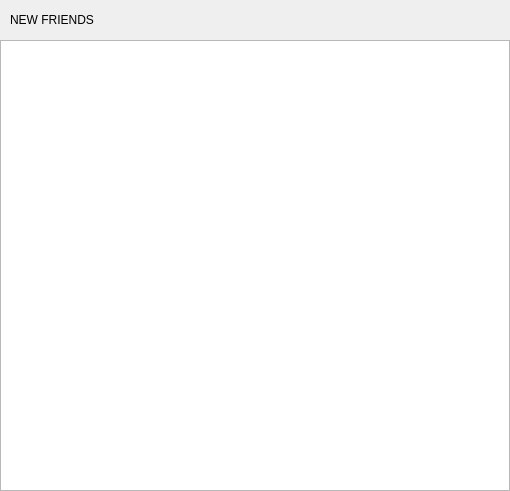
<?xml version="1.0" encoding="UTF-8"?>
<ui version="4.0">
 <class>ApplyFriendPage</class>
 <widget class="QWidget" name="ApplyFriendPage">
  <property name="geometry">
   <rect>
    <x>0</x>
    <y>0</y>
    <width>510</width>
    <height>491</height>
   </rect>
  </property>
  <property name="windowTitle">
   <string>Form</string>
  </property>
  <layout class="QVBoxLayout" name="verticalLayout">
   <property name="spacing">
    <number>0</number>
   </property>
   <property name="leftMargin">
    <number>0</number>
   </property>
   <property name="topMargin">
    <number>0</number>
   </property>
   <property name="rightMargin">
    <number>0</number>
   </property>
   <property name="bottomMargin">
    <number>0</number>
   </property>
   <item>
    <widget class="QWidget" name="friend_apply_wid" native="true">
     <property name="minimumSize">
      <size>
       <width>0</width>
       <height>0</height>
      </size>
     </property>
     <layout class="QHBoxLayout" name="horizontalLayout_7">
      <property name="spacing">
       <number>0</number>
      </property>
      <property name="leftMargin">
       <number>0</number>
      </property>
      <property name="topMargin">
       <number>0</number>
      </property>
      <property name="rightMargin">
       <number>0</number>
      </property>
      <property name="bottomMargin">
       <number>0</number>
      </property>
      <item>
       <spacer name="horizontalSpacer_8">
        <property name="orientation">
         <enum>Qt::Horizontal</enum>
        </property>
        <property name="sizeType">
         <enum>QSizePolicy::Fixed</enum>
        </property>
        <property name="sizeHint" stdset="0">
         <size>
          <width>10</width>
          <height>20</height>
         </size>
        </property>
       </spacer>
      </item>
      <item>
       <widget class="QLabel" name="friend_apply_lb">
        <property name="minimumSize">
         <size>
          <width>0</width>
          <height>40</height>
         </size>
        </property>
        <property name="maximumSize">
         <size>
          <width>16777215</width>
          <height>40</height>
         </size>
        </property>
        <property name="text">
         <string>NEW FRIENDS</string>
        </property>
       </widget>
      </item>
     </layout>
    </widget>
   </item>
   <item>
    <widget class="QWidget" name="widget_3" native="true">
     <layout class="QVBoxLayout" name="verticalLayout_7">
      <property name="spacing">
       <number>0</number>
      </property>
      <property name="leftMargin">
       <number>0</number>
      </property>
      <property name="topMargin">
       <number>0</number>
      </property>
      <property name="rightMargin">
       <number>0</number>
      </property>
      <property name="bottomMargin">
       <number>0</number>
      </property>
      <item>
       <widget class="ApplyFriendList" name="apply_friend_list"/>
      </item>
     </layout>
    </widget>
   </item>
  </layout>
 </widget>
 <customwidgets>
  <customwidget>
   <class>ApplyFriendList</class>
   <extends>QListWidget</extends>
   <header location="global">/Users/jingbx/Qt.6.0.0/workspace/Qchat/chat_src/custom_ui_wid/apply_friend_list.h</header>
  </customwidget>
 </customwidgets>
 <resources/>
 <connections/>
</ui>
